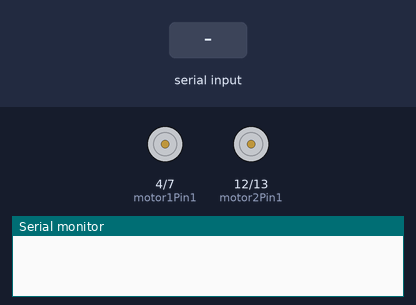
The sketch below on a simulated Arduino Uno, built with avr-gcc and run on an emulated ATmega328P. Shown: motor-driver pin pairs drawn as motors (green arrow = first pin HIGH = forward, orange = second pin HIGH = backward, longer = more drive, scaled by the enable pin), the last lines printed to the serial monitor. Inputs (shaded band) come from the test bench.

Above: at 1.2 s.
1.3 s: byte 1 (1) received over Serial
At 2.6 s:
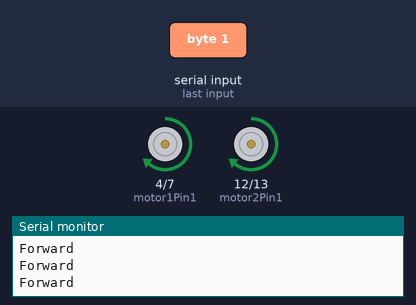
3.0 s: byte 2 (2) received over Serial
At 3.22 s:
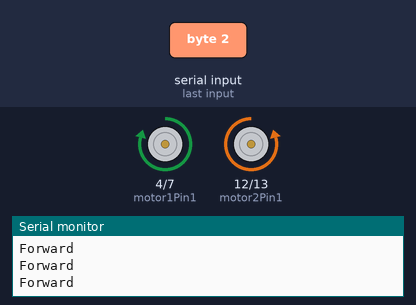
4.8 s: byte 3 (3) received over Serial
At 5.07 s:
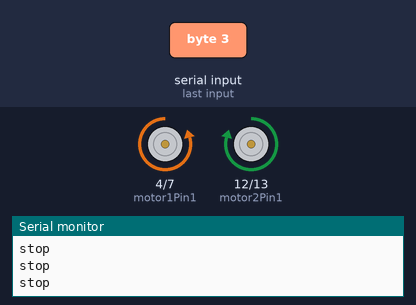
6.7 s: byte 4 (4) received over Serial
At 7.9 s:
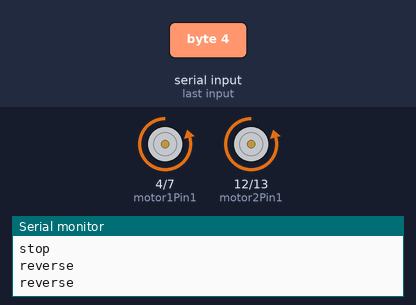
8.3 s: byte 5 (5) received over Serial
At 9.1 s:
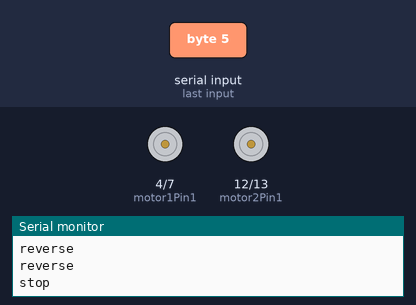
Timing chart, 0 to 10.9 s (numbered marks = the images above; inputs shaded):
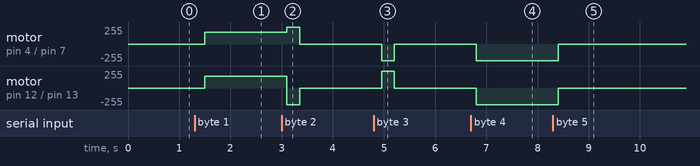

Measured:
- after the input at 1.3 s, motor on pin 4 (motor1Pin1) / pin 7 (motor1Pin2), motor on pin 12 (motor2Pin1) / pin 13 (motor2Pin2): stopped → forward 180/255 after 0.20 s
- after the input at 3.0 s, motor on pin 4 (motor1Pin1) / pin 7 (motor1Pin2): forward 180/255 → forward 250/255 after 0.10 s, → stopped 0.25 s later; motor on pin 12 (motor2Pin1) / pin 13 (motor2Pin2): forward 180/255 → backward 250/255 after 0.10 s, → stopped 0.25 s later
- after the input at 4.8 s, motor on pin 4 (motor1Pin1) / pin 7 (motor1Pin2): stopped → backward 250/255 after 0.15 s, → stopped 0.25 s later; motor on pin 12 (motor2Pin1) / pin 13 (motor2Pin2): stopped → forward 250/255 after 0.15 s, → stopped 0.25 s later
- after the input at 6.7 s, motor on pin 4 (motor1Pin1) / pin 7 (motor1Pin2), motor on pin 12 (motor2Pin1) / pin 13 (motor2Pin2): stopped → backward 250/255 after 0.10 s
- after the input at 8.3 s, motor on pin 4 (motor1Pin1) / pin 7 (motor1Pin2), motor on pin 12 (motor2Pin1) / pin 13 (motor2Pin2): backward 250/255 → stopped after 0.10 s

The sketch:

Bluetooth_control.ino
```cpp
//Initialize Motor 1
int motor1Pin1 = 4;
int motor1Pin2 = 7;
int enable1Pin = 5;

//Initialize Motor 2
int motor2Pin1 = 12;
int motor2Pin2 = 13;
int enable2Pin = 6;

int state=0;

void setup()
{
    // sets the pins as outputs:
    pinMode(motor1Pin1, OUTPUT);
    pinMode(motor1Pin2, OUTPUT);
    pinMode(enable1Pin, OUTPUT);
    pinMode(motor2Pin1, OUTPUT);
    pinMode(motor2Pin2, OUTPUT);
    pinMode(enable2Pin, OUTPUT);

    // initialize serial communication at 9600 bits per second:
    Serial.begin(9600);
    //Wait for initialization!
    while(!Serial);
}

void loop()
{
    //if some date is sent, reads it and saves in state
    if(Serial.available())
    {
      state = Serial.read();
    }
    delay(100);
    // if the state is '1' the DC motor will go forward
    if (state == 1) // forward
    {
      digitalWrite(motor1Pin1, HIGH);
      digitalWrite(motor1Pin2, LOW);
      digitalWrite(motor2Pin1, HIGH);
      digitalWrite(motor2Pin2, LOW);
      analogWrite(enable1Pin, 180);
      analogWrite(enable2Pin, 180);
      Serial.println("Forward");
    }
   // if the state is '1' the DC motor will go left
    else if (state == 2)
    {
      //turn left
        digitalWrite(motor1Pin1, HIGH);
        digitalWrite(motor1Pin2, LOW);
        digitalWrite(motor2Pin1, LOW);
        digitalWrite(motor2Pin2, HIGH);
        analogWrite(enable1Pin, 250);
        analogWrite(enable2Pin, 250);

        delay(150);

        state = 5;
        Serial.println("left");
    }

    else if (state == 5) //  Stop
    {
        digitalWrite(enable1Pin, 0);
        digitalWrite(enable2Pin, 0);
        delay(300);
        Serial.println("stop");
    }

    else if (state == 3) // right
    {
      //TURN RIGHT
        digitalWrite(motor1Pin1, LOW);
        digitalWrite(motor1Pin2, HIGH);
        digitalWrite(motor2Pin1, HIGH);
        digitalWrite(motor2Pin2, LOW);
        analogWrite(enable1Pin, 250);
        analogWrite(enable2Pin, 250);

        delay(150);

        state = 5;

        Serial.println("right");

    }

    else if (state == 4) //reverse
    {

        digitalWrite(motor1Pin1, LOW);
        digitalWrite(motor1Pin2, HIGH);
        digitalWrite(motor2Pin1, LOW);
        digitalWrite(motor2Pin2, HIGH);
        analogWrite(enable1Pin, 180);
        analogWrite(enable2Pin, 180);
        delay(300);
        Serial.println("reverse");
    }


}
```
